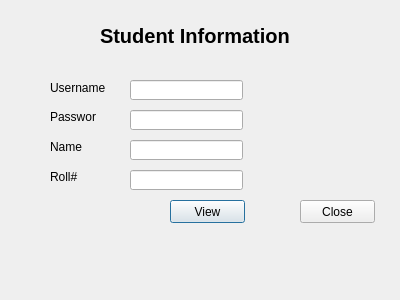
<?xml version="1.0" encoding="UTF-8"?>
<ui version="4.0">
 <class>view_info_s</class>
 <widget class="QDialog" name="view_info_s">
  <property name="geometry">
   <rect>
    <x>0</x>
    <y>0</y>
    <width>400</width>
    <height>300</height>
   </rect>
  </property>
  <property name="windowTitle">
   <string>Dialog</string>
  </property>
  <widget class="QLineEdit" name="lineEdit_4">
   <property name="geometry">
    <rect>
     <x>130</x>
     <y>140</y>
     <width>113</width>
     <height>20</height>
    </rect>
   </property>
  </widget>
  <widget class="QLabel" name="label_6">
   <property name="geometry">
    <rect>
     <x>50</x>
     <y>170</y>
     <width>46</width>
     <height>13</height>
    </rect>
   </property>
   <property name="text">
    <string>Roll#</string>
   </property>
  </widget>
  <widget class="QLabel" name="label_3">
   <property name="geometry">
    <rect>
     <x>50</x>
     <y>80</y>
     <width>61</width>
     <height>16</height>
    </rect>
   </property>
   <property name="text">
    <string>Username</string>
   </property>
  </widget>
  <widget class="QLabel" name="label_5">
   <property name="geometry">
    <rect>
     <x>50</x>
     <y>140</y>
     <width>46</width>
     <height>13</height>
    </rect>
   </property>
   <property name="text">
    <string>Name</string>
   </property>
  </widget>
  <widget class="QLineEdit" name="lineEdit_2">
   <property name="geometry">
    <rect>
     <x>130</x>
     <y>80</y>
     <width>113</width>
     <height>20</height>
    </rect>
   </property>
  </widget>
  <widget class="QLineEdit" name="lineEdit_5">
   <property name="geometry">
    <rect>
     <x>130</x>
     <y>170</y>
     <width>113</width>
     <height>20</height>
    </rect>
   </property>
  </widget>
  <widget class="QLabel" name="label">
   <property name="geometry">
    <rect>
     <x>100</x>
     <y>20</y>
     <width>211</width>
     <height>31</height>
    </rect>
   </property>
   <property name="font">
    <font>
     <pointsize>15</pointsize>
     <weight>75</weight>
     <bold>true</bold>
    </font>
   </property>
   <property name="text">
    <string>Student Information</string>
   </property>
  </widget>
  <widget class="QLineEdit" name="lineEdit_3">
   <property name="geometry">
    <rect>
     <x>130</x>
     <y>110</y>
     <width>113</width>
     <height>20</height>
    </rect>
   </property>
  </widget>
  <widget class="QPushButton" name="pushButton">
   <property name="geometry">
    <rect>
     <x>170</x>
     <y>200</y>
     <width>75</width>
     <height>23</height>
    </rect>
   </property>
   <property name="text">
    <string>View</string>
   </property>
  </widget>
  <widget class="QPushButton" name="pushButton_2">
   <property name="geometry">
    <rect>
     <x>300</x>
     <y>200</y>
     <width>75</width>
     <height>23</height>
    </rect>
   </property>
   <property name="text">
    <string>Close</string>
   </property>
  </widget>
  <widget class="QLabel" name="label_4">
   <property name="geometry">
    <rect>
     <x>50</x>
     <y>110</y>
     <width>46</width>
     <height>13</height>
    </rect>
   </property>
   <property name="text">
    <string>Password</string>
   </property>
  </widget>
 </widget>
 <resources/>
 <connections/>
</ui>
